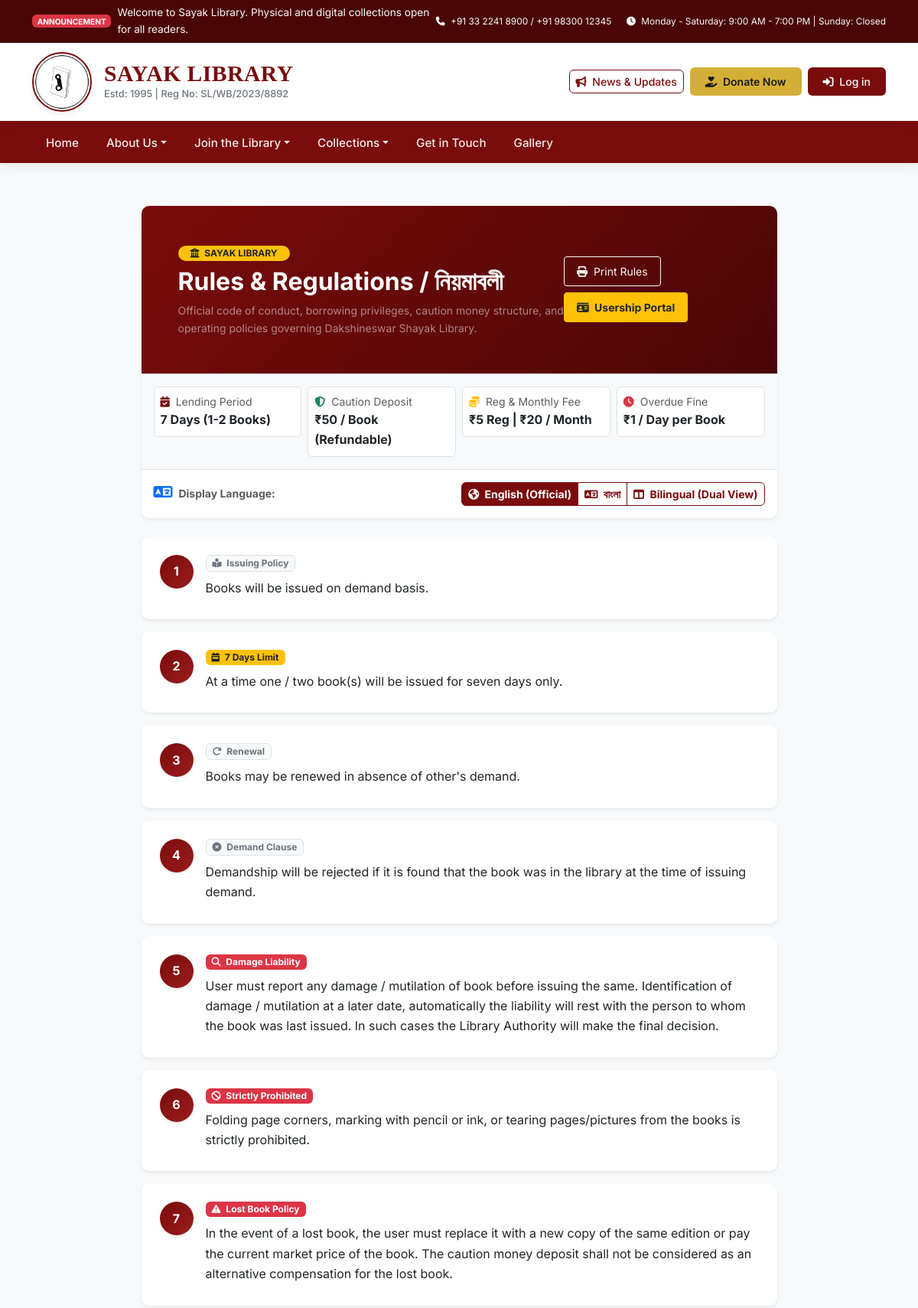
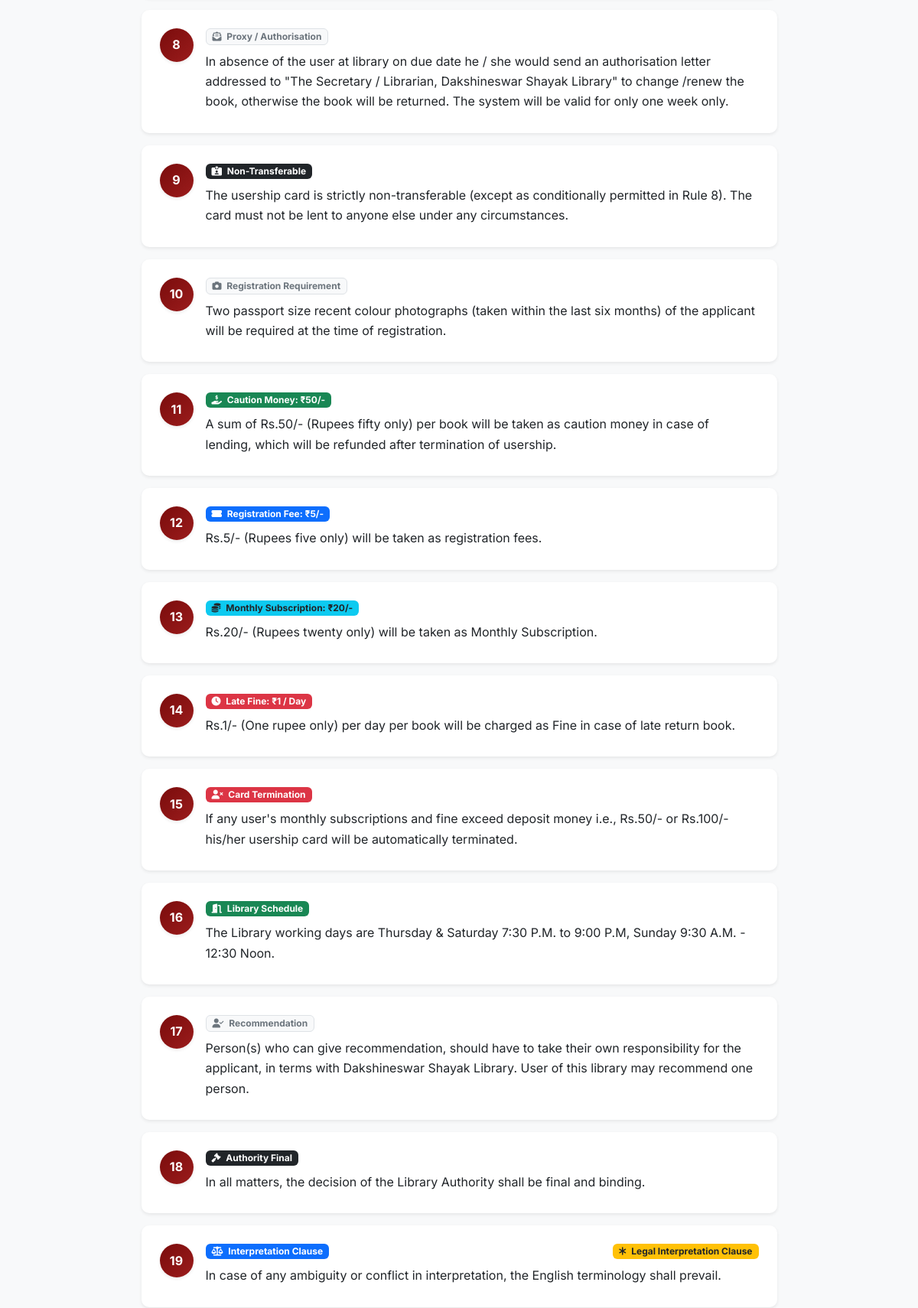
The page /rules.php (upper part) on the database its author committed (2 pictures, top to bottom).
### tables this page shows
CREATE TABLE `system_settings` (
  `id` INT UNSIGNED AUTO_INCREMENT PRIMARY KEY,
  `setting_key` VARCHAR(100) NOT NULL UNIQUE,
  `setting_value` TEXT DEFAULT NULL,
  `updated_at` TIMESTAMP DEFAULT CURRENT_TIMESTAMP ON UPDATE CURRENT_TIMESTAMP
);

### rules.php (the view, shortened to what the rows shown need)
<?php
require_once __DIR__ . '/includes/functions.php';
require_once __DIR__ . '/includes/header.php';
$rulesLead = get_setting('rules_lead', 'Official code of conduct, borrowing privileges, caution money structure, and operating policies governing Dakshineswar Shayak Library.');
?>
<div class="container py-5">
    <div class="row justify-content-center">
        <div class="col-lg-10 col-xl-9">
            <div class="card sayak-card border-0 shadow-sm overflow-hidden mb-4">
                <div class="p-4 p-md-5 text-white" style="background: linear-gradient(135deg, #7A0C0C 0%, #4A0505 100%);">
                    <div class="d-md-flex justify-content-between align-items-center">
                        <div class="mb-3 mb-md-0">
                            <span class="badge bg-warning text-dark px-3 py-1 rounded-pill fw-bold mb-2">
                                <i class="fas fa-university me-1"></i> <?= escape(get_setting('library_name', 'DAKSHINESWAR SHAYAK LIBRARY')) ?>
                            </span>
                            <h1 class="font-serif fw-bold text-white mb-2 fs-2">Rules & Regulations / নিয়মাবলী</h1>
                            <p class="mb-0 text-white-50 small" style="max-width: 650px;">
                                <?= escape($rulesLead) ?>
                            </p>
                        </div>
                    </div>
                </div>
            </div>
        </div>
    </div>
</div>
<?php require_once __DIR__ . '/includes/footer.php'; ?>

### includes/header.php (shortened to what the rows shown need)
<?php
require_once __DIR__ . '/functions.php';
require_once __DIR__ . '/auth.php';
$currentUser = get_logged_in_user();
$db = getDB();
$tickerStmt = $db->query("
    SELECT id, title FROM notices
    WHERE status = 'Published' AND (expiry_date IS NULL OR expiry_date >= CURDATE())
    ORDER BY priority DESC, publish_date DESC LIMIT 1
");
$tickerNotice = $tickerStmt->fetch();
?>
<!DOCTYPE html>
<html lang="en">
<head>
    <link href="https://cdn.jsdelivr.net/npm/bootstrap@5.3.2/dist/css/bootstrap.min.css" rel="stylesheet">
    <link rel="stylesheet" href="https://cdnjs.cloudflare.com/ajax/libs/font-awesome/6.4.2/css/all.min.css">
    <link rel="stylesheet" href="<?= BASE_URL ?>assets/css/style.css">
<?php
$scriptPath = str_replace('\\', '/', $_SERVER['SCRIPT_NAME'] ?? '');
$isDashboard = (
    strpos($scriptPath, '/admin/') !== false ||
    strpos($scriptPath, '/librarian/') !== false ||
    strpos($scriptPath, '/member/') !== false ||
    (!empty($isDashboard))
);
$dashboardHomeUrl = BASE_URL;
?>
</head>
<body class="<?= $isDashboard ? 'dashboard-layout bg-light d-flex flex-column min-vh-100' : '' ?>">
<?php if ($isDashboard): ?>
    <?php
    $logoVal = get_setting('site_logo', '');
    if (!empty($logoVal) && file_exists(ROOT_PATH . 'uploads/' . $logoVal)) {
        $logoUrl = BASE_URL . 'uploads/' . $logoVal;
    } else {
        $logoUrl = BASE_URL . 'assets/images/site_logo.png';
    }
    $roleName = $currentUser['role_name'] ?? 'Dashboard';
    $roleCode = $currentUser['role_code'] ?? '';
    ?>
    <header class="navbar navbar-expand navbar-light bg-white sticky-top shadow-sm px-3 d-print-none dashboard-navbar border-bottom" style="z-index: 1040; min-height: 58px;">
        <div class="container-fluid d-flex align-items-center justify-content-between">
            <div class="d-flex align-items-center">
                <a href="<?= $dashboardHomeUrl ?>" class="navbar-brand d-flex align-items-center me-3 py-0 text-dark">
                    <img src="<?= $logoUrl ?>" alt="Sayak Logo" class="rounded-circle bg-white p-1 me-2 border shadow-sm" style="width: 44px; height: 44px; object-fit: cover;">
                    <span class="font-serif fw-bold text-dark fs-5 tracking-wide" style="color: #0F172A !important;"><?= escape(get_setting('library_name', 'SAYAK LIBRARY')) ?></span>
                </a>
                <?php
                $roleBadgeClass = 'bg-primary-subtle text-primary border-primary-subtle';
                $roleIcon = 'fa-user';
                if ($roleCode === 'SUPER_ADMIN') {
                    $roleBadgeClass = 'bg-danger-subtle text-danger border-danger-subtle';
                    $roleIcon = 'fa-shield-alt';
                } elseif ($roleCode === 'LIBRARIAN') {
                    $roleBadgeClass = 'bg-primary-subtle text-primary border-primary-subtle';
                    $roleIcon = 'fa-book-reader';
                } else {
                    $roleBadgeClass = 'bg-success-subtle text-success border-success-subtle';
                    $roleIcon = 'fa-user-check';
                }
                ?>
                <span class="badge border <?= $roleBadgeClass ?> font-serif px-2 py-1 align-middle d-none d-sm-inline-block" style="font-size: 11px; font-weight: 600;">
                    <i class="fas <?= $roleIcon ?> me-1"></i>
                    <?= escape($roleName) ?>
                </span>
            </div>
            <div class="d-flex align-items-center gap-2">
                <a href="<?= BASE_URL ?>" target="_blank" class="btn btn-sm btn-outline-secondary font-serif d-none d-md-inline-flex align-items-center rounded-3" title="Open Public Website in new tab">
                    <i class="fas fa-external-link-alt me-1 text-muted"></i> Public Website
                </a>
                <?php if ($roleCode === 'LIBRARIAN' || $roleCode === 'SUPER_ADMIN'): ?>
                    <?php $criticalAlertCount = get_expired_unreturned_alerts_count(); ?>
                    <?php if ($criticalAlertCount > 0): ?>
                        <a href="<?= BASE_URL ?>librarian/alerts/index.php" class="btn btn-sm btn-outline-danger position-relative me-1 rounded-3" title="<?= $criticalAlertCount ?> Critical Alerts Pending">
                            <i class="fas fa-bell"></i>
                            <span class="position-absolute top-0 start-100 translate-middle badge rounded-pill bg-danger" style="font-size: 10px;">
                                <?= $criticalAlertCount ?>
                            </span>
                        </a>
                    <?php endif; ?>
                <?php endif; ?>
                <?php if ($currentUser): ?>
                    <div class="dropdown">
                        <button class="btn btn-sm bg-light border d-flex align-items-center gap-2 py-1 px-2 rounded-3 dropdown-toggle text-dark" type="button" data-bs-toggle="dropdown" aria-expanded="false">
                            <div class="rounded-circle text-white d-flex align-items-center justify-content-center fw-bold" style="width: 28px; height: 28px; font-size: 12px; background-color: #8B1E26;">
                                <?= strtoupper(substr($currentUser['full_name'] ?? 'U', 0, 1)) ?>
                            </div>
                            <span class="small fw-semibold d-none d-sm-inline-block text-truncate text-dark" style="max-width: 140px;">
                                <?= escape($currentUser['full_name']) ?>
                            </span>
                        </button>
                        <ul class="dropdown-menu dropdown-menu-end shadow-lg border-0 mt-2">
                            <li class="px-3 py-2 border-bottom bg-light">
                                <strong class="d-block text-dark font-serif"><?= escape($currentUser['full_name']) ?></strong>
                                <small class="text-muted d-block"><?= escape($currentUser['email'] ?? '') ?></small>
                                <span class="badge bg-secondary font-monospace mt-1"><?= escape($currentUser['role_name'] ?? '') ?></span>
                            </li>
                            <li><a class="dropdown-item py-2" href="<?= $dashboardHomeUrl ?>"><i class="fas fa-tachometer-alt me-2 text-primary"></i> Dashboard Home</a></li>
                            <li><a class="dropdown-item py-2" href="<?= BASE_URL ?>profile.php"><i class="fas fa-user-cog me-2 text-maroon" style="color: #8B1E26;"></i> My Profile & Password</a></li>
                            <li><a class="dropdown-item py-2" href="<?= BASE_URL ?>" target="_blank"><i class="fas fa-external-link-alt me-2 text-muted"></i> Public Website</a></li>
                            <li><hr class="dropdown-divider my-1"></li>
                            <li><a class="dropdown-item py-2 text-danger" href="<?= BASE_URL ?>logout.php"><i class="fas fa-sign-out-alt me-2"></i> Log Out</a></li>
                        </ul>
                    </div>
                <?php endif; ?>
            </div>
        </div>
    </header>
<?php else: ?>
    <div class="top-notice-bar d-none d-md-block">
        <div class="container d-flex justify-content-between align-items-center">
            <div class="d-flex align-items-center">
                <span class="badge bg-danger me-2">ANNOUNCEMENT</span>
                <?php if ($tickerNotice): ?>
                    <marquee class="mb-0" scrollamount="4">
                        <a href="<?= BASE_URL ?>news-detail.php?id=<?= $tickerNotice['id'] ?>">
                            <?= escape($tickerNotice['title']) ?>
                        </a>
                    </marquee>
                <?php else: ?>
                    <span>Welcome to Sayak Library. Physical and digital collections open for all readers.</span>
                <?php endif; ?>
            </div>
            <div class="top-contacts text-nowrap">
                <small class="me-3"><i class="fas fa-phone me-1"></i> <?= escape(get_setting('phone', '+91 33 2241 8900')) ?></small>
                <small><i class="fas fa-clock me-1"></i> <?= escape(get_setting('opening_hours', '9 AM - 7 PM')) ?></small>
            </div>
        </div>
    </div>
    <header class="main-header">
        <div class="container d-flex justify-content-between align-items-center">
            <?php
            $logoVal = get_setting('site_logo', '');
            if (!empty($logoVal) && file_exists(ROOT_PATH . 'uploads/' . $logoVal)) {
                $logoUrl = BASE_URL . 'uploads/' . $logoVal;
            } else {
                $logoUrl = BASE_URL . 'assets/images/site_logo.png';
            }
            ?>
            <a href="<?= BASE_URL ?>" class="d-flex align-items-center text-decoration-none">
                <img src="<?= $logoUrl ?>" alt="Sayak Library Logo" class="brand-logo-img me-3">
                <div>
                    <h1 class="brand-title"><?= escape(get_setting('library_name', 'SAYAK LIBRARY')) ?></h1>
                    <div class="brand-subtitle">
                        Estd: <?= escape(get_setting('established_year', '1995')) ?> | Reg No: <?= escape(get_setting('registration_no', 'SL/WB/2023/8892')) ?>
                    </div>
                </div>
            </a>
            <div class="header-action-buttons d-none d-lg-flex align-items-center gap-2">
                <a href="<?= BASE_URL ?>news.php" class="btn btn-outline-maroon btn-sm">
                    <i class="fas fa-bullhorn me-1"></i> News & Updates
                </a>
                <a href="<?= BASE_URL ?>donate.php" class="btn btn-gold btn-sm">
                    <i class="fas fa-hand-holding-heart me-1"></i> Donate Now
                </a>
                <?php if ($currentUser): ?>
                    <div class="dropdown position-relative" style="z-index: 1050;">
                        <button class="btn btn-maroon btn-sm dropdown-toggle" type="button" data-bs-toggle="dropdown" aria-expanded="false">
                            <i class="fas fa-user-circle me-1"></i> <?= escape($currentUser['full_name']) ?> (<?= escape($currentUser['role_name']) ?>)
                        </button>
                        <ul class="dropdown-menu dropdown-menu-end shadow" style="z-index: 1080 !important;">
                            <?php if ($currentUser['role_code'] === 'SUPER_ADMIN'): ?>
                                <li><a class="dropdown-item py-2" href="<?= BASE_URL ?>admin/dashboard.php"><i class="fas fa-tachometer-alt me-2 text-danger"></i> Admin Dashboard</a></li>
                                <li><a class="dropdown-item py-2" href="<?= BASE_URL ?>admin/cms/index.php"><i class="fas fa-edit me-2 text-warning"></i> Website CMS</a></li>
                            <?php elseif ($currentUser['role_code'] === 'LIBRARIAN'): ?>
                                <li><a class="dropdown-item py-2" href="<?= BASE_URL ?>librarian/dashboard.php"><i class="fas fa-tachometer-alt me-2 text-primary"></i> Librarian Dashboard</a></li>
                                <li><a class="dropdown-item py-2" href="<?= BASE_URL ?>admin/books/index.php"><i class="fas fa-book-open me-2 text-maroon" style="color: #7A0C0C;"></i> Master Book Manager (Catalog, Barcodes & PDF)</a></li>
                            <?php else: ?>
                                <li><a class="dropdown-item py-2" href="<?= BASE_URL ?>member/dashboard.php"><i class="fas fa-user me-2 text-success"></i> My Member Portal</a></li>
                            <?php endif; ?>
                            <li><hr class="dropdown-divider"></li>
                            <li><a class="dropdown-item py-2 text-danger" href="<?= BASE_URL ?>logout.php"><i class="fas fa-sign-out-alt me-2"></i> Log Out</a></li>
                        </ul>
                    </div>
                <?php else: ?>
                    <a href="<?= BASE_URL ?>login.php" class="btn btn-maroon btn-sm">
                        <i class="fas fa-sign-in-alt me-1"></i> Log in
                    </a>
                <?php endif; ?>
            </div>
        </div>
    </header>
    <nav class="navbar navbar-expand-lg navbar-dark main-navbar sticky-top">
        <div class="container">
            <div class="collapse navbar-collapse" id="sayakNav">
                <ul class="navbar-nav me-auto mb-2 mb-lg-0">
                    <li class="nav-item">
                        <a class="nav-link <?= (basename($_SERVER['SCRIPT_NAME']) == 'index.php') ? 'active' : '' ?>" href="<?= BASE_URL ?>">Home</a>
                    </li>
                    <li class="nav-item dropdown">
                        <a class="nav-link dropdown-toggle" href="#" role="button" data-bs-toggle="dropdown">About Us</a>
                    </li>
                    <li class="nav-item dropdown">
                        <a class="nav-link dropdown-toggle" href="#" role="button" data-bs-toggle="dropdown">Join the Library</a>
                    </li>
                    <li class="nav-item dropdown">
                        <a class="nav-link dropdown-toggle <?= (basename($_SERVER['SCRIPT_NAME']) == 'collections.php') ? 'active' : '' ?>" href="#" role="button" data-bs-toggle="dropdown">Collections</a>
                    </li>
                    <li class="nav-item">
                        <a class="nav-link <?= (basename($_SERVER['SCRIPT_NAME']) == 'contact.php') ? 'active' : '' ?>" href="<?= BASE_URL ?>contact.php">Get in Touch</a>
                    </li>
                    <li class="nav-item">
                        <a class="nav-link <?= (basename($_SERVER['SCRIPT_NAME']) == 'gallery.php') ? 'active' : '' ?>" href="<?= BASE_URL ?>gallery.php">Gallery</a>
                    </li>
                </ul>
            </div>
        </div>
    </nav>
<?php endif; ?>
<div class="main-content-wrapper <?= $isDashboard ? 'flex-grow-1' : '' ?>">

### rows shown on the page
system_settings: setting_value "+91 33 2241 8900 / +91 98300 12345"
system_settings: setting_value "Monday - Saturday: 9:00 AM - 7:00 PM | Sunday: Closed"
system_settings: setting_value "SAYAK LIBRARY"
system_settings: setting_value "1995"
system_settings: setting_value "SL/WB/2023/8892"

### other values the page prints
$rulesLead "Official code of conduct, borrowing privileges, caution money structure, and operating policies governing Dakshineswar Shayak Library."
$num "1"
$rule['tag'] "Issuing Policy"
$rule['en'] "Books will be issued on demand basis."
$num "2"
$rule['tag'] "7 Days Limit"
$rule['en'] "At a time one / two book(s) will be issued for seven days only."
$num "3"
$rule['tag'] "Renewal"
$rule['en'] "Books may be renewed in absence of other's demand."
$num "4"
$rule['tag'] "Demand Clause"
$rule['en'] "Demandship will be rejected if it is found that the book was in the library at the time of issuing demand."
$num "5"
$rule['tag'] "Damage Liability"
